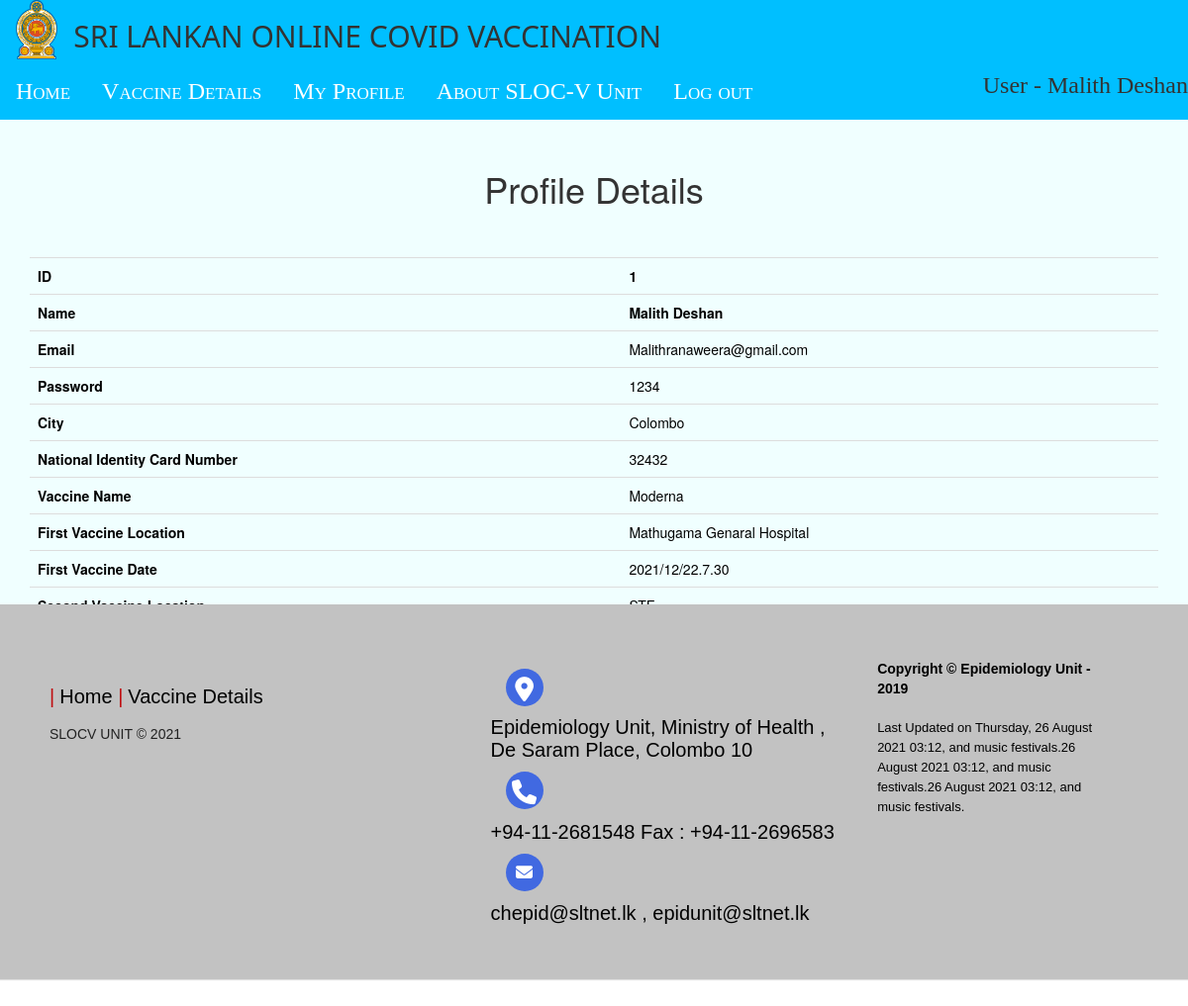
The app's page /myprofile.php (signed in) with its own data.
### tables this page shows
CREATE TABLE `patients` (
  `id` int(255) NOT NULL,
  `name` varchar(1000) NOT NULL,
  `patientEmail` varchar(1000) NOT NULL,
  `password` varchar(1000) NOT NULL,
  `vaccinename` varchar(1000) NOT NULL,
  `city` varchar(1000) NOT NULL,
  `nic` varchar(1000) NOT NULL
);

CREATE TABLE `first_vaccine_requests` (
  `id` int(255) NOT NULL,
  `name` varchar(1000) NOT NULL,
  `email` varchar(1000) NOT NULL,
  `city` varchar(1000) NOT NULL,
  `vaccinename` varchar(1000) NOT NULL,
  `patientID` int(255) NOT NULL,
  `FvaccineLocation` varchar(1000) NOT NULL,
  `FvaccineTime` varchar(1000) NOT NULL,
  `status` varchar(1000) DEFAULT NULL
);

### myprofile.php (the view, shortened to what this page needs)
<!DOCTYPE html>
<html lang="en">
  <head>
    <link href="css/bootstrap.min.css" rel="stylesheet">
	  <link href="css/style.css" rel="stylesheet">
<body>
<?php
	include "DBconnection.php";
	if(!isset($_SESSION['email']))
	{
		header("location:loginindex.php");
	}
	else
	{
		$id = $_SESSION['id'];
		$email = $_SESSION['email'];
		$result = mysqli_query($conn,"SELECT * FROM patients WHERE id='" . $id."'");
		$row  = mysqli_fetch_array($result);
		if($row >0)
		{
		$name=$row['name'];
		$password =$row['password'];
		$city =$row['city'];
		$vaccinename =$row['vaccinename'];
		$email =$row['patientEmail'];
		$nic =$row['nic'];
		 }
		$result = mysqli_query($conn,"SELECT * FROM first_vaccine_requests WHERE patientID='" . $id."'");
		$row  = mysqli_fetch_array($result);
		if($row >0)
		{
		$FL = $row['FvaccineLocation'];
		$FD = $row['FvaccineTime'];
		 }
		$result = mysqli_query($conn,"SELECT * FROM second_vaccine_requests WHERE patientID='" . $id."'");
		$row  = mysqli_fetch_array($result);
		if($row >0)
		{
		$SL = $row['SvaccineLocation'];
	}
	}
	  ?>
<div class="topnav" style=" margin-top: -20px  " >
<a style="padding-top:0px; padding-bottom: 0px"><img height="60px" src="228-2285847_emblem-of-sri-lanka-national-emblem-of-sri.png"></a>
<h2 style="font-family: Segoe, 'Segoe UI', 'DejaVu Sans', 'Trebuchet MS', Verdana, 'sans-serif'">SRI LANKAN ONLINE COVID VACCINATION</h2>
<a  href="VaccineIndex.php">Home</a>
<a  href="Vaccinedetails.php">Vaccine Details</a>
<a  href="myprofile.php">My Profile</a>
<a  href="about.php">About SLOC-V Unit</a>
<a  href="userLogout.php">Log out</a>
<h3  align="right" style="font-family:Cambria, 'Hoefler Text', 'Liberation Serif', Times, 'Times New Roman', 'serif'">User - <?php echo $name;?></h3>
</div>
<div class="section2" align="center" style="padding: 30px; overflow-y: scroll"  >
<h1 align="center" >Profile Details</h1>
<table class="table table-hover table-primary" align="center"  style="margin-top: -100px; color: black; font-size: 14px; border:10px ">
  <tbody>
	    <tr class="table-primary">
		   <th  scope="row">ID</th>
      <th scope="row"><?php echo $id;?></th>
    </tr>
	   <tr>
	  <th  scope="row">Name</th>
      <th scope="row"><?php echo $name;?></th>
    </tr>
	  <tr class="table-primary">
      <th  scope="row">Email</th>
      <td ><?php echo $email; ?></td>
      <br>
    </tr>
	<tr>
      <th scope="row">Password</th>
      <td ><?php echo $password; ?></td>
      <br>
    </tr>
    <tr class="table-primary">
      <th scope="row">City</th>
      <td ><?php echo $city; ?> </td>
      <br>
    </tr>
	   <tr class="table-primary">
      <th scope="row">National Identity Card Number</th>
      <td ><?php echo $nic; ?> </td>
    </tr>
    <tr>
      <th scope="row">Vaccine Name</th>
      <td><?php echo $vaccinename ?></td>
    </tr>
    <tr>
      <th scope="row">First Vaccine Location</th>
      <td><?php echo $FL; ?></td>
    </tr>
     <tr class="table-primary">
      <th scope="row">First Vaccine Date</th>
      <td><?php echo $FD; ?></td>
    </tr>
	   <tr>
      <th scope="row">Second Vaccine Location</th>
      <td ><?php echo $SL; ?></td>
      <br>
    </tr>
  </tbody>
</table>
</div>
<footer class="footer-distributed">
			<div class="footer-left">
				<p class="footer-links">
					<a  href="index.html">Home</a>
<a  href="index.html">Vaccine Details</a>
				</p>
				<p class="footer-company-name">SLOCV UNIT  © 2021</p>
			</div>
			<div class="footer-center">
				<div>
					<i class="fa fa-map-marker"></i>
					<p>Epidemiology Unit, Ministry of Health ,<br> De Saram Place, Colombo 10</p>
				</div>
				<div>
					<i class="fa fa-phone"></i>
					<p>+94-11-2681548 Fax : +94-11-2696583</p>
				</div>
				<div>
					<i class="fa fa-envelope"></i>
						<p><a href="">  chepid@sltnet.lk  , epidunit@sltnet.lk  </a></p>
				</div>
			</div>
			<div class="footer-right">
				<p class="footer-company-about">
					<span>Copyright © Epidemiology Unit - 2019</span>
					Last Updated on Thursday, 26 August 2021 03:12, and music festivals.26 August 2021 03:12, and music festivals.26 August 2021 03:12, and music festivals.
				</p>
			</div>
		</footer>
</body>
</html>

### css/style.css (style rules this page uses)
.footer-distributed { background: #C2C2C2; box-shadow: 0 1px 1px 0 rgba(0, 0, 0, 0.12); box-sizing: border-box; width: 100%; text-align: left; font: bold 20px sans-serif; padding: 55px 50px; }
.footer-distributed .footer-left, .footer-distributed .footer-center, .footer-distributed .footer-right { display: inline-block; vertical-align: top; }
.footer-distributed .footer-left { width: 40%; }
.footer-distributed .footer-links { color: #ffffff; margin: 20px 0 12px; padding: 0; color: black; }
.footer-distributed .footer-links a { display:inline-block; line-height: 1.8; font-weight:400; text-decoration: none; color: inherit; }
.footer-distributed .footer-company-name { color: #222; font-size: 14px; font-weight: normal; margin: 0; }
.footer-distributed .footer-center { width: 35%; }
.footer-distributed .footer-center i { background-color: royalblue; color: #ffffff; font-size: 25px; width: 38px; height: 38px; border-radius: 50%; text-align: center; line-height: 42px; margin: 10px 15px; vertical-align: middle; }
.footer-distributed .footer-center i.fa-envelope { font-size: 17px; line-height: 38px; }
.footer-distributed .footer-center p { display: inline-block; color: #FF6799; font-weight:400; vertical-align: middle; margin:0; color: black; }
.footer-distributed .footer-center p a { color: black; text-decoration: none;; }
.footer-distributed .footer-links a:before { content: "|"; font-weight:300; font-size: 20px; left: 0; color: #BF0D10; display: inline-block; padding-right: 5px; }
.footer-distributed .footer-right { width: 20%; }
.footer-distributed .footer-company-about { line-height: 20px; color: black; font-size: 13px; font-weight: normal; margin: 0; }
.footer-distributed .footer-company-about span { display: block; color: black; font-size: 14px; font-weight: bold; margin-bottom: 20px; }
.topnav { overflow: hidden; background-color: deepskyblue; }
.topnav a { float: left; display: block; color: white; text-align: center; padding: 12px 16px; text-decoration: none; font-size: 24px; font-family: Baskerville, "Palatino Linotype", Palatino, "Century Schoolbook L", "Times New Roman", "serif"; font-variant: small-caps; }
.section2 { width: 100%; height: 490px; background-color: azure; overflow-x: hidden; overflow-y: hidden; background-position: center; background-origin: padding-box; }

### records on screen
patients: name "Malith Deshan", patientEmail "Malithranaweera@gmail.com", password "1234", city "Colombo", nic "32432", vaccinename "Moderna"
first_vaccine_requests: FvaccineLocation "Mathugama Genaral Hospital", FvaccineTime "2021/12/22.7.30"

### other values on screen
$id "1"
